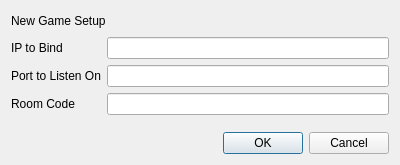
<?xml version="1.0" encoding="UTF-8"?>
<ui version="4.0">
 <class>CreateGame</class>
 <widget class="QDialog" name="CreateGame">
  <property name="geometry">
   <rect>
    <x>0</x>
    <y>0</y>
    <width>400</width>
    <height>165</height>
   </rect>
  </property>
  <property name="windowTitle">
   <string>Dialog</string>
  </property>
  <layout class="QVBoxLayout" name="verticalLayout">
   <item>
    <layout class="QHBoxLayout" name="horizontalLayout">
     <item>
      <widget class="QLabel" name="label_3">
       <property name="text">
        <string>New Game Setup</string>
       </property>
      </widget>
     </item>
     <item>
      <spacer name="horizontalSpacer">
       <property name="orientation">
        <enum>Qt::Horizontal</enum>
       </property>
       <property name="sizeHint" stdset="0">
        <size>
         <width>40</width>
         <height>20</height>
        </size>
       </property>
      </spacer>
     </item>
    </layout>
   </item>
   <item>
    <layout class="QFormLayout" name="formLayout">
     <item row="0" column="0">
      <widget class="QLabel" name="label">
       <property name="text">
        <string>IP to Bind</string>
       </property>
      </widget>
     </item>
     <item row="0" column="1">
      <widget class="QLineEdit" name="lineEdit"/>
     </item>
     <item row="1" column="0">
      <widget class="QLabel" name="label_2">
       <property name="text">
        <string>Port to Listen On</string>
       </property>
      </widget>
     </item>
     <item row="1" column="1">
      <widget class="QLineEdit" name="lineEdit_2"/>
     </item>
     <item row="2" column="0">
      <widget class="QLabel" name="label_4">
       <property name="text">
        <string>Room Code</string>
       </property>
      </widget>
     </item>
     <item row="2" column="1">
      <widget class="QLineEdit" name="lineEdit_3"/>
     </item>
    </layout>
   </item>
   <item>
    <spacer name="verticalSpacer">
     <property name="orientation">
      <enum>Qt::Vertical</enum>
     </property>
     <property name="sizeHint" stdset="0">
      <size>
       <width>20</width>
       <height>1</height>
      </size>
     </property>
    </spacer>
   </item>
   <item>
    <widget class="QDialogButtonBox" name="buttonBox">
     <property name="orientation">
      <enum>Qt::Horizontal</enum>
     </property>
     <property name="standardButtons">
      <set>QDialogButtonBox::Cancel|QDialogButtonBox::Ok</set>
     </property>
    </widget>
   </item>
  </layout>
 </widget>
 <resources/>
 <connections>
  <connection>
   <sender>buttonBox</sender>
   <signal>accepted()</signal>
   <receiver>CreateGame</receiver>
   <slot>accept()</slot>
   <hints>
    <hint type="sourcelabel">
     <x>248</x>
     <y>254</y>
    </hint>
    <hint type="destinationlabel">
     <x>157</x>
     <y>274</y>
    </hint>
   </hints>
  </connection>
  <connection>
   <sender>buttonBox</sender>
   <signal>rejected()</signal>
   <receiver>CreateGame</receiver>
   <slot>reject()</slot>
   <hints>
    <hint type="sourcelabel">
     <x>316</x>
     <y>260</y>
    </hint>
    <hint type="destinationlabel">
     <x>286</x>
     <y>274</y>
    </hint>
   </hints>
  </connection>
 </connections>
</ui>
